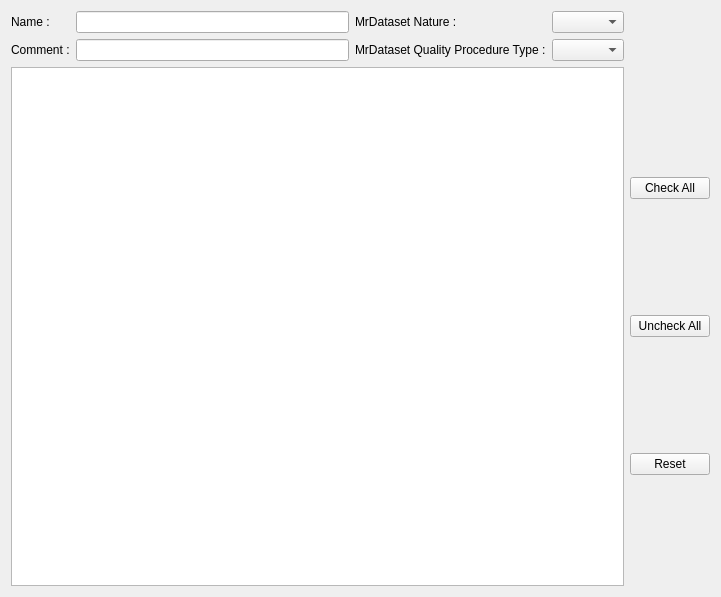
<?xml version="1.0" encoding="UTF-8"?>
<ui version="4.0">
 <class>QtShanoirUploadWidgetDatasetTypeDetailsMrDataset</class>
 <widget class="QWidget" name="QtShanoirUploadWidgetDatasetTypeDetailsMrDataset">
  <property name="geometry">
   <rect>
    <x>0</x>
    <y>0</y>
    <width>721</width>
    <height>597</height>
   </rect>
  </property>
  <property name="windowTitle">
   <string>Form</string>
  </property>
  <layout class="QGridLayout" name="gridLayout_2">
   <item row="0" column="0">
    <layout class="QGridLayout" name="gridLayout_3">
     <item row="1" column="0">
      <widget class="QTableWidget" name="processedDatasetTypeTable"/>
     </item>
     <item row="0" column="0">
      <layout class="QGridLayout" name="gridLayout">
       <item row="0" column="1">
        <widget class="QLineEdit" name="nameLineEdit"/>
       </item>
       <item row="0" column="0">
        <widget class="QLabel" name="nameLabel">
         <property name="text">
          <string>Name :</string>
         </property>
        </widget>
       </item>
       <item row="0" column="2">
        <widget class="QLabel" name="mrDatasetNatureLabel">
         <property name="text">
          <string>MrDataset Nature :</string>
         </property>
        </widget>
       </item>
       <item row="1" column="0">
        <widget class="QLabel" name="commentLabel">
         <property name="text">
          <string>Comment :</string>
         </property>
        </widget>
       </item>
       <item row="1" column="1">
        <widget class="QLineEdit" name="commentLineEdit"/>
       </item>
       <item row="0" column="3">
        <widget class="QComboBox" name="mrDatasetNatureComboBox"/>
       </item>
       <item row="1" column="2">
        <widget class="QLabel" name="mrDatasetQualityProcedureTypeLabel">
         <property name="text">
          <string>MrDataset Quality Procedure Type :</string>
         </property>
        </widget>
       </item>
       <item row="1" column="3">
        <widget class="QComboBox" name="mrDatasetQualityProcedureTypeComboBox"/>
       </item>
      </layout>
     </item>
     <item row="1" column="1">
      <layout class="QVBoxLayout" name="verticalLayout">
       <item>
        <widget class="QPushButton" name="checkAllButton">
         <property name="text">
          <string>Check All</string>
         </property>
        </widget>
       </item>
       <item>
        <widget class="QPushButton" name="uncheckAllButton">
         <property name="text">
          <string>Uncheck All</string>
         </property>
        </widget>
       </item>
       <item>
        <widget class="QPushButton" name="resetButton">
         <property name="text">
          <string>Reset</string>
         </property>
        </widget>
       </item>
      </layout>
     </item>
    </layout>
   </item>
  </layout>
 </widget>
 <resources/>
 <connections/>
</ui>
